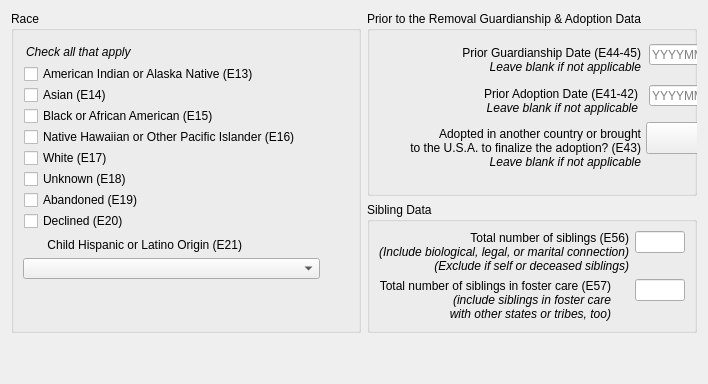
       <widget class="QWidget" name="demographics_tab">
        <attribute name="title">
         <string>Demographics</string>
        </attribute>
        <layout class="QVBoxLayout" name="verticalLayout_9">
         <item>
          <layout class="QGridLayout" name="gridLayout">
           <item row="1" column="0">
            <spacer name="verticalSpacer_2">
             <property name="orientation">
              <enum>Qt::Vertical</enum>
             </property>
             <property name="sizeHint" stdset="0">
              <size>
               <width>20</width>
               <height>40</height>
              </size>
             </property>
            </spacer>
           </item>
           <item row="0" column="0">
            <layout class="QVBoxLayout" name="verticalLayout_6">
             <item>
              <widget class="QGroupBox" name="race_group_box">
               <property name="minimumSize">
                <size>
                 <width>350</width>
                 <height>0</height>
                </size>
               </property>
               <property name="title">
                <string>Race</string>
               </property>
               <widget class="QCheckBox" name="e13">
                <property name="geometry">
                 <rect>
                  <x>13</x>
                  <y>53</y>
                  <width>256</width>
                  <height>20</height>
                 </rect>
                </property>
                <property name="text">
                 <string>American Indian or Alaska Native (E13)</string>
                </property>
               </widget>
               <widget class="QCheckBox" name="e14">
                <property name="geometry">
                 <rect>
                  <x>13</x>
                  <y>74</y>
                  <width>93</width>
                  <height>20</height>
                 </rect>
                </property>
                <property name="text">
                 <string>Asian (E14)</string>
                </property>
               </widget>
               <widget class="QCheckBox" name="e15">
                <property name="geometry">
                 <rect>
                  <x>13</x>
                  <y>95</y>
                  <width>214</width>
                  <height>20</height>
                 </rect>
                </property>
                <property name="text">
                 <string>Black or African American (E15)</string>
                </property>
               </widget>
               <widget class="QCheckBox" name="e16">
                <property name="geometry">
                 <rect>
                  <x>13</x>
                  <y>116</y>
                  <width>302</width>
                  <height>20</height>
                 </rect>
                </property>
                <property name="text">
                 <string>Native Hawaiian or Other Pacific Islander (E16)</string>
                </property>
               </widget>
               <widget class="QCheckBox" name="e17">
                <property name="geometry">
                 <rect>
                  <x>13</x>
                  <y>137</y>
                  <width>94</width>
                  <height>20</height>
                 </rect>
                </property>
                <property name="text">
                 <string>White (E17)</string>
                </property>
               </widget>
               <widget class="QCheckBox" name="e18">
                <property name="geometry">
                 <rect>
                  <x>13</x>
                  <y>158</y>
                  <width>116</width>
                  <height>20</height>
                 </rect>
                </property>
                <property name="text">
                 <string>Unknown (E18)</string>
                </property>
               </widget>
               <widget class="QCheckBox" name="e19">
                <property name="geometry">
                 <rect>
                  <x>13</x>
                  <y>179</y>
                  <width>129</width>
                  <height>20</height>
                 </rect>
                </property>
                <property name="text">
                 <string>Abandoned (E19)</string>
                </property>
               </widget>
               <widget class="QCheckBox" name="e20">
                <property name="geometry">
                 <rect>
                  <x>13</x>
                  <y>200</y>
                  <width>114</width>
                  <height>20</height>
                 </rect>
                </property>
                <property name="text">
                 <string>Declined (E20)</string>
                </property>
               </widget>
               <widget class="QLabel" name="e21_label">
                <property name="geometry">
                 <rect>
                  <x>15</x>
                  <y>226</y>
                  <width>216</width>
                  <height>16</height>
                 </rect>
                </property>
                <property name="text">
                 <string>Child Hispanic or Latino Origin (E21)</string>
                </property>
                <property name="alignment">
                 <set>Qt::AlignRight|Qt::AlignTrailing|Qt::AlignVCenter</set>
                </property>
               </widget>
               <widget class="QComboBox" name="e21">
                <property name="geometry">
                 <rect>
                  <x>12</x>
                  <y>247</y>
                  <width>297</width>
                  <height>21</height>
                 </rect>
                </property>
                <property name="sizePolicy">
                 <sizepolicy hsizetype="Preferred" vsizetype="Preferred">
                  <horstretch>0</horstretch>
                  <verstretch>0</verstretch>
                 </sizepolicy>
                </property>
                <property name="maximumSize">
                 <size>
                  <width>297</width>
                  <height>16777215</height>
                 </size>
                </property>
                <property name="currentIndex">
                 <number>-1</number>
                </property>
                <property name="placeholderText">
                 <string>Select</string>
                </property>
                <item>
                 <property name="text">
                  <string>Yes</string>
                 </property>
                </item>
                <item>
                 <property name="text">
                  <string>No</string>
                 </property>
                </item>
                <item>
                 <property name="text">
                  <string>Unknown</string>
                 </property>
                </item>
                <item>
                 <property name="text">
                  <string>Abandoned</string>
                 </property>
                </item>
                <item>
                 <property name="text">
                  <string>Declined</string>
                 </property>
                </item>
               </widget>
               <widget class="QLabel" name="label_11">
                <property name="geometry">
                 <rect>
                  <x>15</x>
                  <y>33</y>
                  <width>119</width>
                  <height>16</height>
                 </rect>
                </property>
                <property name="text">
                 <string>&lt;i&gt;Check all that apply&lt;/i&gt;</string>
                </property>
               </widget>
              </widget>
             </item>
            </layout>
           </item>
           <item row="0" column="1">
            <layout class="QVBoxLayout" name="verticalLayout_4">
             <item>
              <widget class="QGroupBox" name="guardianship_group_box">
               <property name="minimumSize">
                <size>
                 <width>0</width>
                 <height>185</height>
                </size>
               </property>
               <property name="title">
                <string>Prior to the Removal Guardianship &amp;&amp; Adoption Data</string>
               </property>
               <property name="flat">
                <bool>false</bool>
               </property>
               <widget class="QLabel" name="e44_label">
                <property name="geometry">
                 <rect>
                  <x>72</x>
                  <y>33</y>
                  <width>202</width>
                  <height>32</height>
                 </rect>
                </property>
                <property name="statusTip">
                 <string>Leave blank if not applicable</string>
                </property>
                <property name="text">
                 <string>Prior Guardianship Date (E44-45)&lt;br/&gt;&lt;i&gt;Leave blank if not applicable&lt;/i&gt;</string>
                </property>
                <property name="textFormat">
                 <enum>Qt::AutoText</enum>
                </property>
                <property name="alignment">
                 <set>Qt::AlignRight|Qt::AlignTrailing|Qt::AlignVCenter</set>
                </property>
               </widget>
               <widget class="QLineEdit" name="e45">
                <property name="geometry">
                 <rect>
                  <x>282</x>
                  <y>33</y>
                  <width>125</width>
                  <height>21</height>
                 </rect>
                </property>
                <property name="inputMask">
                 <string>000000</string>
                </property>
                <property name="placeholderText">
                 <string>YYYYMM</string>
                </property>
               </widget>
               <widget class="QLabel" name="e42_label">
                <property name="geometry">
                 <rect>
                  <x>97</x>
                  <y>74</y>
                  <width>174</width>
                  <height>32</height>
                 </rect>
                </property>
                <property name="text">
                 <string>Prior Adoption Date (E41-42)&lt;br/&gt;&lt;i&gt;Leave blank if not applicable&lt;/i&gt;</string>
                </property>
                <property name="alignment">
                 <set>Qt::AlignRight|Qt::AlignTrailing|Qt::AlignVCenter</set>
                </property>
               </widget>
               <widget class="QLineEdit" name="e42">
                <property name="geometry">
                 <rect>
                  <x>282</x>
                  <y>74</y>
                  <width>125</width>
                  <height>21</height>
                 </rect>
                </property>
                <property name="inputMask">
                 <string>000000</string>
                </property>
                <property name="placeholderText">
                 <string>YYYYMM</string>
                </property>
               </widget>
               <widget class="QLabel" name="e43_label">
                <property name="geometry">
                 <rect>
                  <x>15</x>
                  <y>113</y>
                  <width>259</width>
                  <height>48</height>
                 </rect>
                </property>
                <property name="text">
                 <string>Adopted in another country or brought &lt;br/&gt;to the U.S.A. to finalize the adoption? (E43)&lt;br/&gt;&lt;i&gt;Leave blank if not applicable&lt;/i&gt;</string>
                </property>
                <property name="alignment">
                 <set>Qt::AlignRight|Qt::AlignTrailing|Qt::AlignVCenter</set>
                </property>
               </widget>
               <widget class="QComboBox" name="e43">
                <property name="geometry">
                 <rect>
                  <x>279</x>
                  <y>111</y>
                  <width>91</width>
                  <height>32</height>
                 </rect>
                </property>
                <property name="currentIndex">
                 <number>-1</number>
                </property>
                <property name="placeholderText">
                 <string>Select</string>
                </property>
                <property name="frame">
                 <bool>true</bool>
                </property>
                <item>
                 <property name="text">
                  <string>No</string>
                 </property>
                </item>
                <item>
                 <property name="text">
                  <string>Yes</string>
                 </property>
                </item>
               </widget>
              </widget>
             </item>
             <item>
              <widget class="QGroupBox" name="sibling_group_box">
               <property name="title">
                <string>Sibling Data</string>
               </property>
               <layout class="QFormLayout" name="formLayout_8">
                <item row="0" column="0">
                 <widget class="QLabel" name="e56_label">
                  <property name="text">
                   <string>Total number of siblings (E56)&lt;br/&gt;&lt;i&gt;(Include biological, legal, or marital connection)&lt;br/&gt;(Exclude if self or deceased siblings)&lt;/i&gt;</string>
                  </property>
                  <property name="scaledContents">
                   <bool>false</bool>
                  </property>
                  <property name="alignment">
                   <set>Qt::AlignRight|Qt::AlignTrailing|Qt::AlignVCenter</set>
                  </property>
                  <property name="wordWrap">
                   <bool>false</bool>
                  </property>
                 </widget>
                </item>
                <item row="0" column="1">
                 <widget class="QLineEdit" name="e56">
                  <property name="maximumSize">
                   <size>
                    <width>50</width>
                    <height>16777215</height>
                   </size>
                  </property>
                  <property name="inputMask">
                   <string>00</string>
                  </property>
                 </widget>
                </item>
                <item row="1" column="0">
                 <widget class="QLabel" name="e57_label">
                  <property name="text">
                   <string>Total number of siblings in foster care (E57)&lt;br/&gt;&lt;i&gt;(include siblings in foster care&lt;br/&gt;with other states or tribes, too)&lt;/i&gt;</string>
                  </property>
                  <property name="alignment">
                   <set>Qt::AlignRight|Qt::AlignTrailing|Qt::AlignVCenter</set>
                  </property>
                 </widget>
                </item>
                <item row="1" column="1">
                 <widget class="QLineEdit" name="e57">
                  <property name="maximumSize">
                   <size>
                    <width>50</width>
                    <height>16777215</height>
                   </size>
                  </property>
                 </widget>
                </item>
               </layout>
              </widget>
             </item>
            </layout>
           </item>
          </layout>
         </item>
        </layout>
       </widget>
